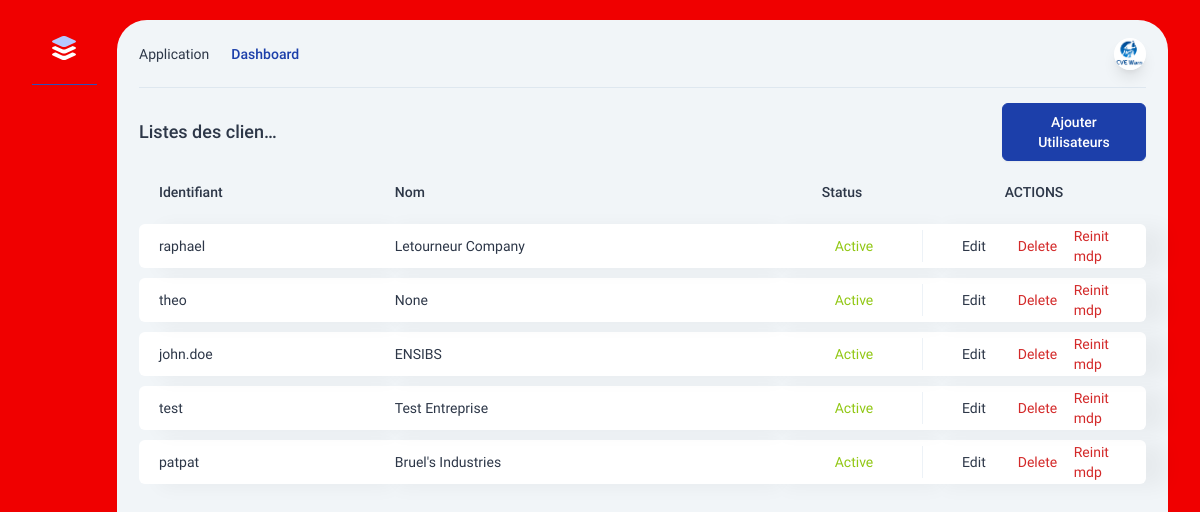
/admin/clients (signed in), run on the app's committed database.
### tables this page shows
CREATE TABLE "Infrastructure" (
	"id_infrastructure"	INTEGER NOT NULL UNIQUE,
	"nom_referent"	TEXT,
	"prenom_referent"	TEXT,
	"mail_referent"	TEXT,
	"tel_referent"	TEXT,
	"login"	TEXT,
	"password"	TEXT,
	"infrastructure_name" TEXT,
	PRIMARY KEY("id_infrastructure" AUTOINCREMENT)
);

### routes/admin.py (the view)
@myroutes.route("/admin/clients")
@authentification.requires_admin_authorization
def admin_clients():
    data = {"users" : mydb.select_all_users()}
    return render_template("admin/clients.html", data=data)

### db/db.py (called while the page is built)
    def execute(self, sql, arg1=()):
        self.lock.acquire()
        self.cursor.execute(sql, arg1)
        self.lock.release()

    def return_arr_dict(self):
        self.lock.acquire()
        try:
            ncols = len(self.cursor.description)
            colnames = [self.cursor.description[i][0] for i in range(ncols)]
            results = []
            for row in self.cursor.fetchall():
                res = {}
                for i in range(ncols):
                    res[colnames[i]] = row[i]
                results.append(res)
        except:
            results = []
        finally:
            self.lock.release()
        return results

    def select_all_users(self):
        self.execute("SELECT id_infrastructure,login,infrastructure_name FROM Infrastructure;")
        result = self.return_arr_dict()
        return result

### module/authentification.py (called while the page is built)
def requires_admin_authorization(f):
    @wraps(f)
    def decorated(*args, **kwargs):
        if not session["admin"] :
            return render_template('forbidden.html')
        return f(*args, **kwargs)
    return decorated

### templates/admin/clients.html (shortened to what this page needs)
{% extends 'admin/base.html' %}
{% block content %}
<div class="col-span-6 mt-6">
    <div class="intro-y block sm:flex items-center h-10">
        <h2 class="text-lg font-medium truncate mr-5">
            Listes des clients
        </h2>
        <div style="margin-left: 70%;">
          <a href="javascript:;" data-toggle="modal" data-target="#modal_ajout_utilisateur" class="btn btn-primary">Ajouter Utilisateurs</a>
        </div>
    </div>
    <div class="intro-y overflow-auto lg:overflow-visible mt-8 sm:mt-0">
      <table class="table table-report sm:mt-2">
          <thead>
              <tr>
                  <th class="whitespace-nowrap">Identifiant</th>
                  <th class="whitespace-nowrap">Nom</th>
                  <th class="text-center whitespace-nowrap">Status</th>
                  <th class="text-center whitespace-nowrap">ACTIONS</th>
              </tr>
          </thead>
          <tbody>
            {% for user in data.users %}
              <tr class="intro-x">
                  <td class="text">{{user.login}}</td>
                  <td class="text">{{user.infrastructure_name}}</td>
                  <td class="w-40">
                      <div class="flex items-center justify-center text-theme-9"> <i data-feather="check-square" class="w-4 h-4 mr-2"></i> Active </div>
                  </td>
                  <td class="table-report__action w-56">
                      <div class="flex justify-center items-center">
                          <a class="flex items-center mr-3" href=""> <i data-feather="check-square" class="w-4 h-4 mr-1" title="Editer les données"></i> Edit </a>
                          <a class="flex items-center text-theme-6" href=""> <i data-feather="trash-2" class="w-4 h-4 mr-1" title="Supprimer"></i> Delete</a>
                          <a class="flex items-center text-theme-6" href=""> <i data-feather="trash-2" class="w-4 h-4 mr-1" title="Réinitialiser le mot de passe"></i> Reinit mdp</a>
                      </div>
                  </td>
              </tr>
            {% endfor %}
          </tbody>
      </table>
    </div>
  </div>
{% endblock %}

### data on the page
Infrastructure: login "raphael", infrastructure_name "Letourneur Company"
Infrastructure: login "theo", infrastructure_name "None"
Infrastructure: login "john.doe", infrastructure_name "ENSIBS"
Infrastructure: login "test", infrastructure_name "Test Entreprise"
Infrastructure: login "patpat", infrastructure_name "Bruel's Industries"
